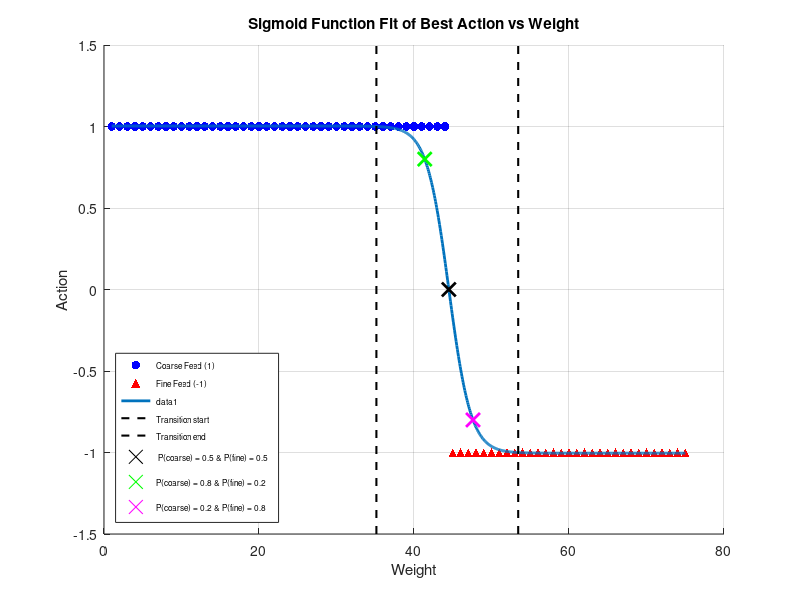

This chart was generated by the following MATLAB code:
clear all;
close all;
clc;

load('data_bestactions.mat')
bestaction = bestactions;

best_weight = bestaction(:, 1);
best_action = bestaction(:, 2);

figure(1);
scatter(best_weight(best_action == 1), best_action(best_action == 1), 40, [0, 0, 1], 'o', 'filled', 'DisplayName', 'Coarse Feed (1)');
hold on;
scatter(best_weight(best_action == -1), best_action(best_action == -1), 40, [1, 0, 0], '^', 'filled', 'DisplayName', 'Fine Feed (-1)');
title('Sigmoid Function Fit of Best Action vs Weight');
xlabel('Weight');
ylabel('Action');
legend('Location', 'southwest', 'FontSize', 6);
grid on;

% Define parameters
a = 2.007;
b = 0.7;
c = 44.5;
d = 1.003;

% Generate x values
x = linspace(min(best_weight), max(best_weight), 1000);

% Calculate corresponding y values using the sigmoid function
y = -a./(1 + exp(-b*(x - c))) + d;

% Plot the sigmoid function
plot(x, y, 'LineWidth', 2);

% Find the transition field
x_last_1 = x(find(y >= 1, 1, 'last'));
x_first_minus_1 = x(find(y <= -1, 1, 'first'));

% Plot vertical lines
plot([x_last_1, x_last_1], ylim, 'k--', 'LineWidth', 1.5, 'DisplayName', 'Transition start');
plot([x_first_minus_1, x_first_minus_1], ylim, 'k--', 'LineWidth', 1.5, 'DisplayName', 'Transition end');

% Find the x-coordinate where y = 0, y = 0.8 and y = -0.8
x_0 = interp1(y, x, 0);
x_08 = interp1(y, x, 0.8);
x_minus_08 = interp1(y, x, -0.8);

% Plot the point where y = 0, y = 0.8 and y = -0.8
scatter(x_0, 0, 100, 'k', 'x', 'LineWidth', 2, 'DisplayName', ' P(coarse) = 0.5 & P(fine) = 0.5');
scatter(x_08, 0.8, 100, 'g', 'x', 'LineWidth', 2, 'DisplayName', 'P(coarse) = 0.8 & P(fine) = 0.2');
scatter(x_minus_08, -0.8, 100, 'm', 'x', 'LineWidth', 2, 'DisplayName', 'P(coarse) = 0.2 & P(fine) = 0.8');

hold off;